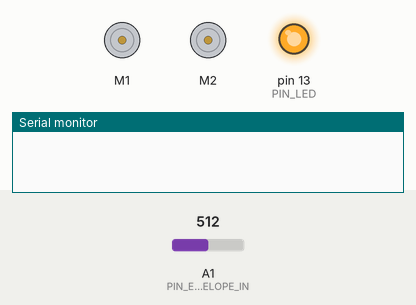
Recording of a sketch running on a simulated Arduino Uno, built with avr-gcc and run on an emulated ATmega328P. Shown: 2 × DC motor (green arrow = forward, orange = backward, longer = faster), output pins drawn as LEDs (lit = HIGH), the last lines printed to the serial monitor. The test bench sets the inputs (shaded band); at power-on: A1 (PIN_ENVELOPE_IN) = 512.

Above: at 1.2 s.
1.3 s: A1 (PIN_ENVELOPE_IN) set to 0
2.8 s: A1 (PIN_ENVELOPE_IN) set to 306
4.3 s: A1 (PIN_ENVELOPE_IN) set to 109
5.8 s: A1 (PIN_ENVELOPE_IN) set to 96
At 6.1 s:
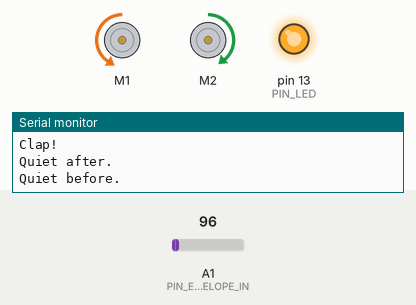
Timing chart, 0 to 8.3 s (numbered marks = the images above; inputs shaded):
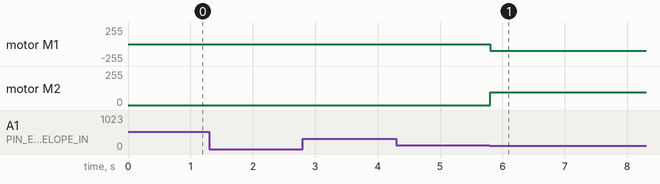

The sketch:

RobotTestClap.ino
```cpp
#include <DRV8835MotorShield.h>

/*
 * Based on the DRV8835MotorShield library example.
 */

#define PIN_LED 13

#define M1_SCALING 1.07   // Right
#define M2_SCALING 1.00   // Left

#define PIN_ENVELOPE_IN A1

#define QUIET 100
#define CLAP  300

DRV8835MotorShield motors;

void setup()
{
  pinMode(PIN_LED, OUTPUT);
  digitalWrite(PIN_LED, HIGH);   // Turn on LED

  Stop();

  // if your motors' directions need to be flipped
  motors.flipM1(true);
  motors.flipM2(false);

  Serial.begin(9600);
}

void loop()
{
    Stop();
    WaitForClap();
    MoveForward(150, 0);

    //TurnRight(400, 0.2);
    //MoveForward(150, 4);
    //TurnLeft(400, 0.2);

//    Wait(5);
}

// Function to move the robot forward.

void MoveForward(int speed, float seconds)
{
  motors.setM1Speed(speed*M1_SCALING);
  motors.setM2Speed(speed*M2_SCALING);

  if (seconds == 0)
  {
     WaitForClap();
  }
  else
  {
    Wait(seconds);
  }

  // Slow down
  for (int ramp=speed; speed >= 0; speed--)
  {
    motors.setM1Speed(ramp*M1_SCALING);
    motors.setM2Speed(ramp*M2_SCALING);
    delay(2);
  }

  Stop();
}

// Function to move the robot backwards.

void MoveBackward(int speed, float seconds)
{
  speed = -speed;

  motors.setM1Speed(speed*M1_SCALING);
  motors.setM2Speed(speed*M2_SCALING);

  Wait(seconds);

  // Slow down
  for (int ramp=speed; speed <= 0; speed++)
  {
    motors.setM1Speed(ramp*M1_SCALING);
    motors.setM2Speed(ramp*M2_SCALING);
    delay(2);
  }

  Stop();
}


// Function to stop the robot.

void Stop()
{
  motors.setM1Speed(0);
  motors.setM2Speed(0);
}

// Function to turn the robot left.

void TurnLeft(int speed, float seconds)
{
  motors.setM1Speed(-speed*M1_SCALING);
  motors.setM2Speed(+speed*M2_SCALING);

  Wait(seconds);

  Stop();
}

// Function to turn the robot right.

void TurnRight(int speed, float seconds)
{
  motors.setM1Speed(+speed*M1_SCALING);
  motors.setM2Speed(-speed*M2_SCALING);

  Wait(seconds);

  Stop();
}

// Function to wait for a number of seconds
void Wait(float seconds)
{
  delay(seconds*1000);
}


// Function to wait for a clap
void WaitForClap()
{
  int value=0;

  // Part 1 - Wait for quiet.
  value = analogRead(PIN_ENVELOPE_IN);

  while (value > QUIET)
  {
    // Keep waiting.
    value = analogRead(PIN_ENVELOPE_IN);
  }
  Serial.println("Quiet before.");

  // Part 2 - Wait for clap
   value = analogRead(PIN_ENVELOPE_IN);

  while (value < CLAP)
  {
    // Keep waiting.
    value = analogRead(PIN_ENVELOPE_IN);
  }
  Serial.println("Clap!");

  // Part 3 - Wait for quiet again.
  value = analogRead(PIN_ENVELOPE_IN);

  while (value > QUIET)
  {
    // Keep waiting.
    value = analogRead(PIN_ENVELOPE_IN);
  }
  Serial.println("Quiet after.");
}

void BarGraph()
{
  do
  {

   // Check the envelope input
   int value = analogRead(PIN_ENVELOPE_IN);

   Serial.print("Value: ");

   int bar = value/10;

   for (int i=0; i<bar; i++)
   {
      Serial.print("*");
   }

   Serial.println("");
  } while (true);
}
```

Measured:
- the behaviour switches between 101 and 100 on A1 (PIN_ENVELOPE_IN) (found by bisection; images 0 and 1)
- after the input at 4.3 s, every drawn part: stays the same
- after the input at 5.8 s, motor M1: stopped → backward 102/255 at once; motor M2: stopped → forward 95/255 at once
